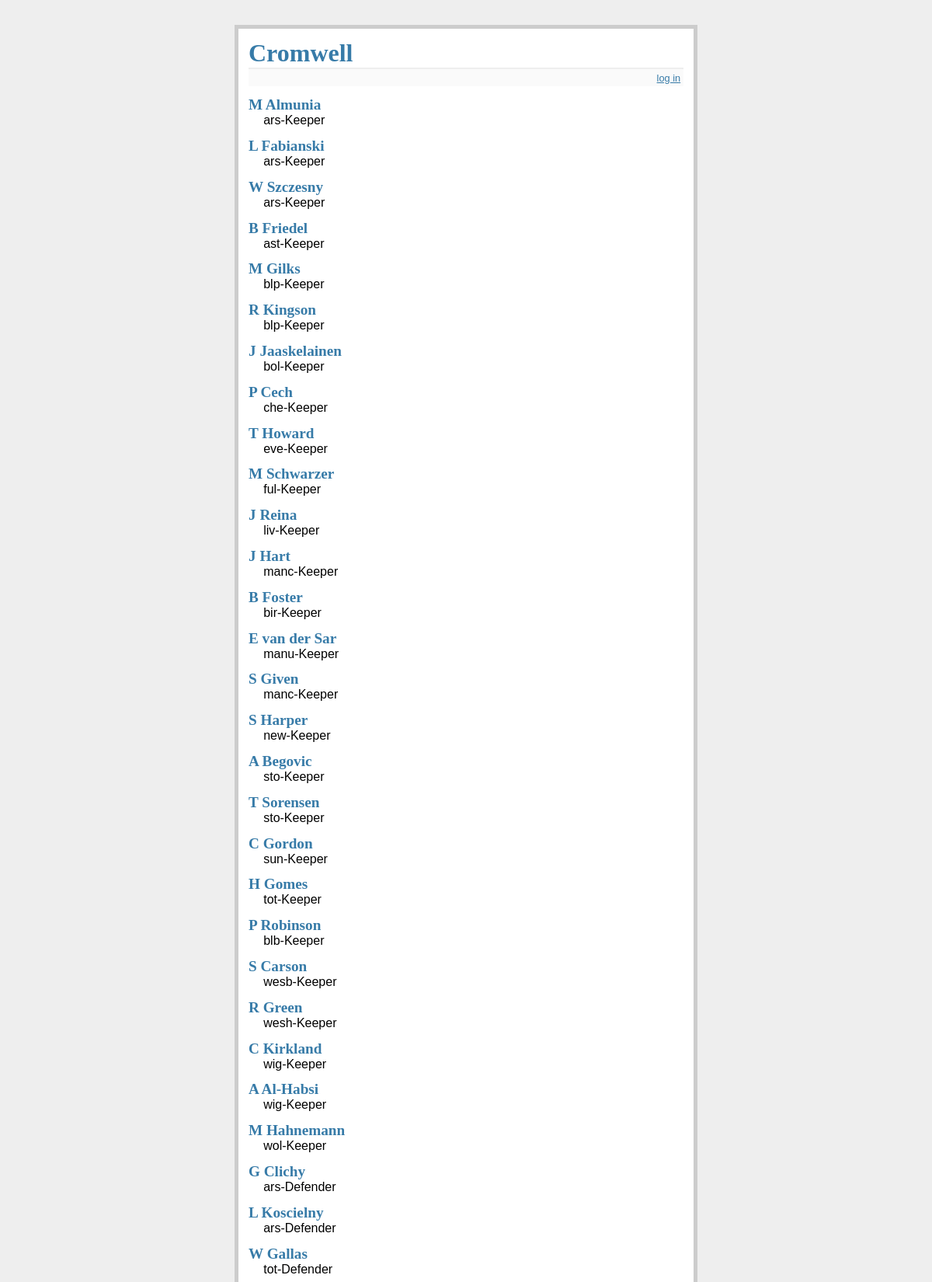
The page / (upper part) on the database its author committed.
### tables this page shows
CREATE TABLE players (
  id integer primary key,
  name string not null,
  pos string not null,
  club string not null,
  pts float not null
);

### cromwell.py (the view)
@app.route('/')
def show_players():
    cur = g.db.execute('select name, club, pos, pts, id from players \
            order by id asc')
    players = [dict(name=row[0], club=row[1], pos=row[2]) \
            for row in cur.fetchall()]
    return render_template('show_players.html', players=players)

### cromwell.py (called while the page is built)
def connect_db():
    return sqlite3.connect(app.config['DATABASE'])

@app.before_request
def before_request():
    g.db = connect_db()

@app.after_request
def after_request(response):
    g.db.close()
    return response

### templates/show_players.html (shortened to what this page needs)
{% extends "layout.html" %}
{% block body %}
  <ul class=players>
  {% for player in players %}
  <li><h2>{{ player.name }}</h2>{{ player.club|safe }}-{{ player.pos|safe }}</li>
  {% else %}
    <li><em>Unbelievable.  No players here so far</em>
  {% endfor %}
  </ul>
{% endblock %}

### templates/layout.html (shortened to what this page needs)
<!doctype html>
<link rel=stylesheet type=text/css href="{{ url_for('static', filename='style.css') }}">
<div class=page>
  <h1>Cromwell</h1>
  <div class=metanav>
  {% if not session.logged_in %}
    <a href="{{ url_for('login') }}">log in</a>
  {% else %}
    <a href="{{ url_for('logout') }}">log out</a>
  {% endif %}
  </div>
  {% block body %}{% endblock %}
</div>

### static/style.css (style rules this page uses)
a, h1, h2 { color: #377BA8; }
h1, h2 { font-family: 'Georgia', serif; margin: 0; }
h1 { border-bottom: 2px solid #eee; }
h2 { font-size: 1.2em; }
.page { margin: 2em auto; width: 35em; border: 5px solid #ccc; padding: 0.8em; background: white; }
.players { list-style: none; margin: 0; padding: 0; }
.players li { margin: 0.8em 1.2em; }
.players li h2 { margin-left: -1em; }
.metanav { text-align: right; font-size: 0.8em; padding: 0.3em; margin-bottom: 1em; background: #fafafa; }

### rows shown on the page
players: name "M Almunia", club "ars", pos "Keeper"
players: name "L Fabianski", club "ars", pos "Keeper"
players: name "W Szczesny", club "ars", pos "Keeper"
players: name "B Friedel", club "ast", pos "Keeper"
players: name "M Gilks", club "blp", pos "Keeper"
players: name "R Kingson", club "blp", pos "Keeper"
players: name "J Jaaskelainen", club "bol", pos "Keeper"
players: name "P Cech", club "che", pos "Keeper"
players: name "T Howard", club "eve", pos "Keeper"
players: name "M Schwarzer", club "ful", pos "Keeper"
players: name "J Reina", club "liv", pos "Keeper"
players: name "J Hart", club "manc", pos "Keeper"
players: name "B Foster", club "bir", pos "Keeper"
players: name "E van der Sar", club "manu", pos "Keeper"
players: name "S Given", club "manc", pos "Keeper"
players: name "S Harper", club "new", pos "Keeper"
players: name "A Begovic", club "sto", pos "Keeper"
players: name "T Sorensen", club "sto", pos "Keeper"
players: name "C Gordon", club "sun", pos "Keeper"
players: name "H Gomes", club "tot", pos "Keeper"
players: name "P Robinson", club "blb", pos "Keeper"
players: name "S Carson", club "wesb", pos "Keeper"
players: name "R Green", club "wesh", pos "Keeper"
players: name "C Kirkland", club "wig", pos "Keeper"
players: name "A Al-Habsi", club "wig", pos "Keeper"
players: name "M Hahnemann", club "wol", pos "Keeper"
players: name "G Clichy", club "ars", pos "Defender"
players: name "L Koscielny", club "ars", pos "Defender"
players: name "W Gallas", club "tot", pos "Defender"
